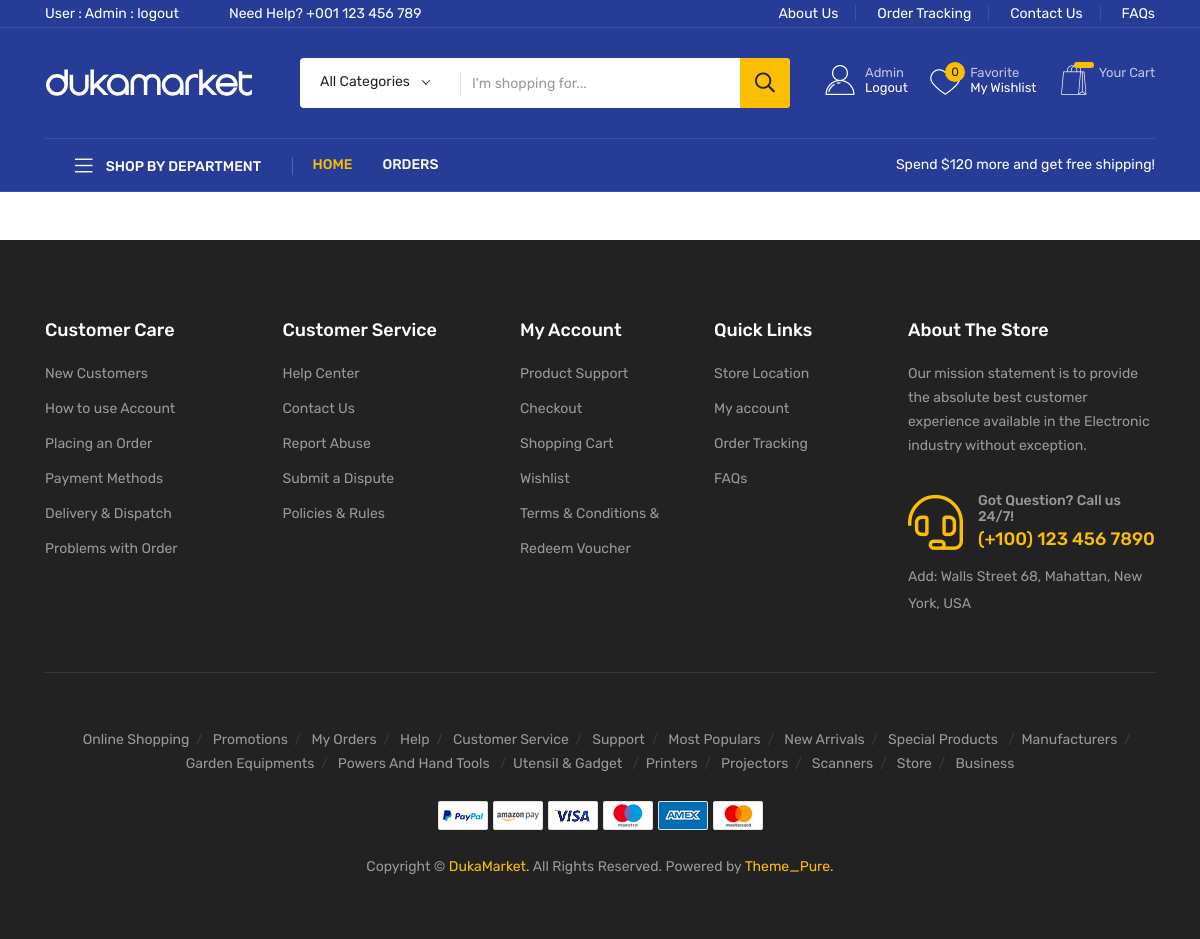
/order-details (signed in), run on an earlier commit of the app's database.
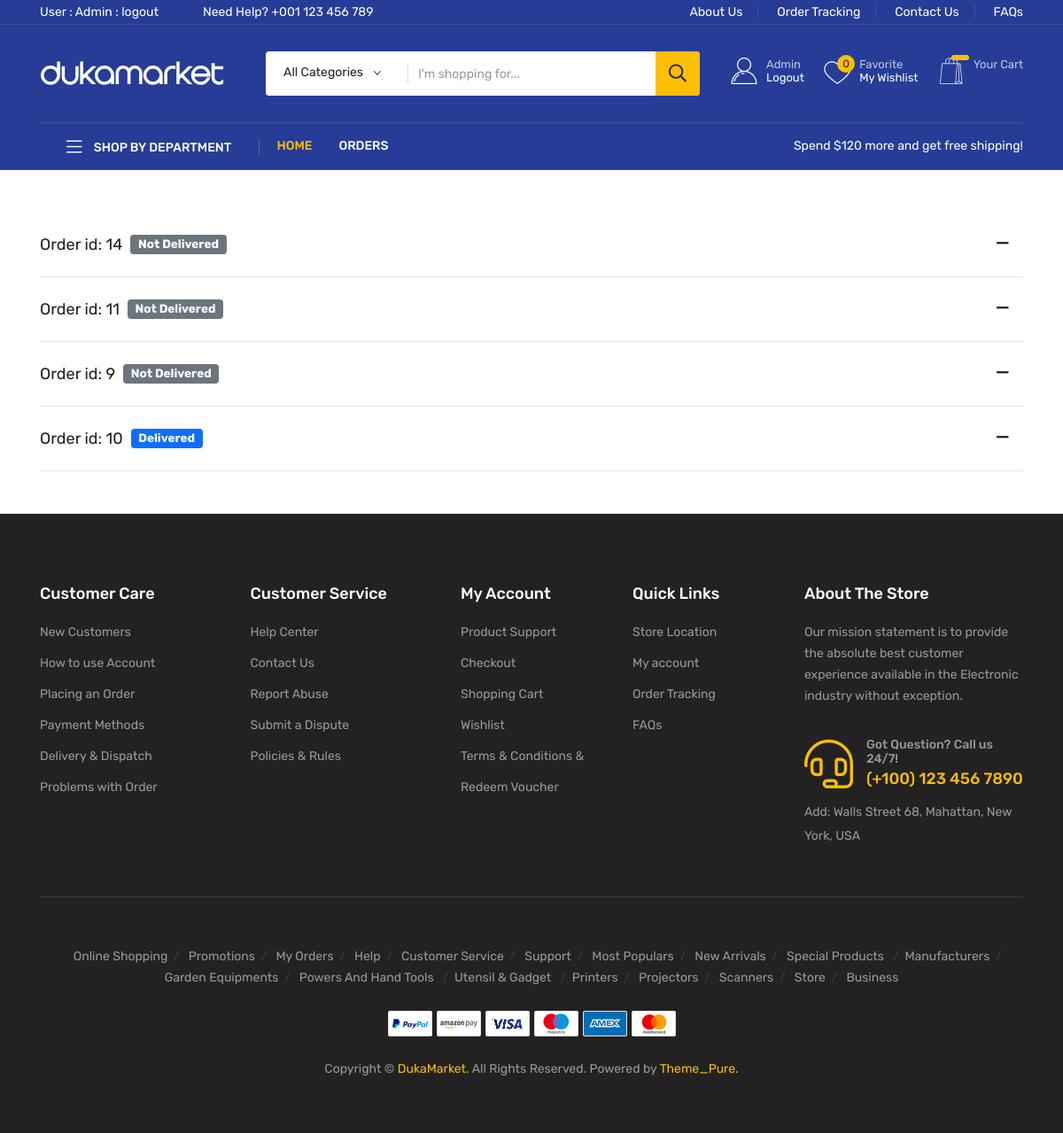
And on a later commit of the database.
### home/models.py (models this page shows, shortened)
class Orders(models.Model):
    user = models.ForeignKey(User, on_delete=models.DO_NOTHING)
    products = models.ManyToManyField("Product", through="OrderProducts", related_name="orders")
    address = models.TextField(blank=True, null=True)
    phone = models.CharField(max_length=20, blank=True, null=True)
    total_price = models.PositiveIntegerField(default=0)
    is_paid = models.BooleanField(default=False)
    razorpay_order_id = models.CharField(max_length=255, blank=True, null=True)
    razorpay_payment_id = models.CharField(max_length=255, blank=True, null=True)
    razorpay_payment_signature = models.CharField(max_length=255, blank=True, null=True)
    delivered = models.BooleanField(default=False)
    class Meta:
        verbose_name = "Order"
        verbose_name_plural = "Orders"

### home/views.py (the view)
# urls.py: path('order-details',views.Orders_page,name="order_page"),
def Orders_page(request):
    orders = Orders.objects.filter(user=request.user, is_paid=True).order_by('delivered','-id')
    context = {
        'orders': orders
    }
    return render(request, "order-details.html", context)

### templates/order-details.html (shortened to what this page needs)
{% extends "base.html" %}
{% block content %}
<div class="container my-5">
    <div class="accordion" id="accordionExample">
        {% for order in orders %}
        <div class="accordion-item">
          <h2 class="accordion-header" id="headingOne">
            <button class="accordion-button" type="button" data-bs-toggle="collapse" data-bs-target="#collapseOne-{{order.id}}" aria-expanded="true" aria-controls="collapseOne">
             Order id: {{order.id}} &nbsp;
             {% if order.delivered %}
            <span class="badge bg-primary">Delivered</span>
             {% else %}
             <span class="badge bg-secondary">Not Delivered</span>
             {% endif %}
            </button>
          </h2>
        </div>
        {% endfor %}
      </div>
</div>
{% endblock content %}

### templates/includes/header.html (shortened to what this page needs)
    {% load static %}
    <header class="header d-blue-bg">
        <div class="header-top">
            <div class="container">
                <div class="header-inner">
                    <div class="row align-items-center">
                        <div class="col-xl-6 col-lg-7">
                            <div class="header-inner-start">
                                <div class="support d-none d-sm-block">
                                    {% if user.is_authenticated %}
                                    <p>User : {{user.username|title}} : <a href="{% url "logout_user" %}">logout</a></p>
                                    {% else %}
                                    <p><a href="{% url "register_page" %}">Login Here</a></p>
                                    {% endif %}
                                </div>
                                 <div class="support d-none d-sm-block">
                                    <p>Need Help? <a href="tel:+001123456789">+001 123 456 789</a></p>
                                </div>
                            </div>
                        </div>
                        <div class="col-xl-6 col-lg-5 d-none d-lg-block">
                            <div class="header-inner-end text-md-end">
                                <div class="ovic-menu-wrapper">
                                    <ul>
                                        <li><a href="about.html">About Us</a></li>
                                        <li><a href="contact.html">Order Tracking</a></li>
                                        <li><a href="contact.html">Contact Us</a></li>
                                        <li><a href="faq.html">FAQs</a></li>
                                    </ul>
                                </div>
                            </div>
                        </div>
                    </div>
                </div>
            </div>
        </div>
        <div class="header-mid">
            <div class="container">
                <div class="heade-mid-inner">
                    <div class="row align-items-center">
                        <div class="col-xl-3 col-lg-3 col-md-4 col-sm-4">
                            <div class="header__info">
                                <div class="logo">
                                    <a href="{% url "home" %}" class="logo-image"><img src="{% static 'assets/img/logo/logo1.svg' %}" alt="logo"></a>
                                </div>
                            </div>
                        </div>
                        <div class="col-xl-5 col-lg-4 d-none d-lg-block">
                            <div class="header__search">
                                <form action="#">
                                    <div class="header__search-box">
                                        <input class="search-input" type="text" placeholder="I'm shopping for...">
                                        <button class="button" type="submit"><i class="far fa-search"></i></button>
                                    </div>
                                    <div class="header__search-cat">
                                    </div>
                                </form>
                            </div>
                        </div>
                        <div class="col-xl-4 col-lg-5 col-md-8 col-sm-8">
                            <div class="header-action">
                                {% if user.is_authenticated %}
                                <div class="block-userlink">
                                    <a class="icon-link" href="{% url "logout_user" %}">
                                    <i class="flaticon-user"></i>
                                    <span class="text">
                                    <span class="sub">{{user.username|title}}</span>
                                    Logout </span>
                                    </a>
                                </div>
                                {% endif %}
                                <div class="block-wishlist action">
                                    <a class="icon-link" href="wishlist.html">
                                    <i class="flaticon-heart"></i>
                                    <span class="count">0</span>
                                    <span class="text">
                                    <span class="sub">Favorite</span>
                                    My Wishlist </span>
                                    </a>
                                </div>
                                <div class="block-cart action">
                                    <a class="icon-link" href="{% url "cart_page"   %}">
                                    <i class="flaticon-shopping-bag"></i>
                                    <span class="count" id="count">{{cart_count.count}}</span>
                                    <span class="text">
                                    <span class="sub">Your Cart</span>
                                  </span>
                                    </a>
                                </div>
                            </div>
                        </div>
                    </div>
                </div>
            </div>
        </div>
        <div class="header__bottom">
            <div class="container">
                <div class="row g-0 align-items-center">
                    <div class="col-lg-3">
                        <div class="cat__menu-wrapper side-border d-none d-lg-block">
                            <div class="cat-toggle">
                                <button type="button" class="cat-toggle-btn cat-toggle-btn-1"><i class="fal fa-bars"></i> Shop by department</button>
                            </div>
                        </div>
                    </div>
                    <div class="col-lg-6 col-md-6 col-3">
                      <div class="header__bottom-left d-flex d-xl-block align-items-center">
                        <div class="main-menu d-none d-lg-block">
                            <nav>
                                <ul>
                                    <li>
                                        <a href="{% url "home" %}" class="active">Home </a>
                                    </li>
                                    <li><a href="{% url "order_page" %}">orders</a></li>
                                </ul>
                            </nav>
                        </div>
                      </div>
                    </div>
                    <div class="col-lg-3 col-md-6 col-9">
                        <div class="shopeing-text text-sm-end">
                            <p>Spend $120 more and get free shipping!</p>
                        </div>
                    </div>
                </div>
            </div>
        </div>
    </header>

What changed in the data, as far as the page shows it:
added Orders: id "14", delivered "Not Delivered"
added Orders: id "11", delivered "Not Delivered"
added Orders: id "9", delivered "Not Delivered"
added Orders: id "10", delivered "Delivered"
